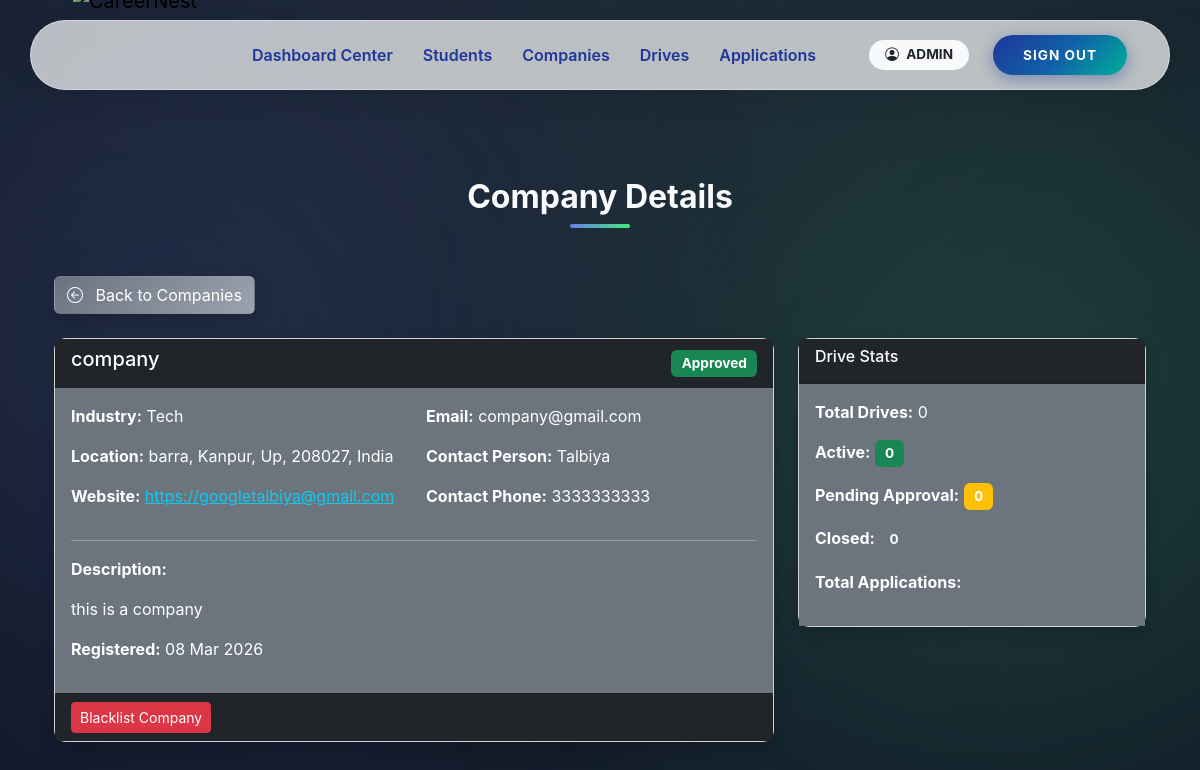
/admin/companies/3 (signed in), run on the app's committed database.
### app/models.py (models this page shows, shortened)
class User(UserMixin, db.Model):
    __tablename__ = "users"
    user_id = db.Column(db.Integer, primary_key=True)
    email = db.Column(db.String(120), unique=True, nullable=False)
    password_hash = db.Column(db.String(255), nullable=False)
    role = db.Column(db.String(20), nullable=False)
    is_active = db.Column(db.Boolean, default=True)
    is_approved = db.Column(db.Boolean, default=False)
    is_blacklisted = db.Column(db.Boolean, default=False)
    created_at = db.Column(db.DateTime, default=datetime.utcnow)
    student = db.relationship(
        "Student",
        back_populates="user",
        uselist=False,
        cascade="all, delete-orphan"
    )
    company = db.relationship(
        "Company",
        back_populates="user",
        uselist=False,
        cascade="all, delete-orphan"
    )
    admin = db.relationship(
        "Admin",
        back_populates="user",
        uselist=False,
        cascade="all, delete-orphan"
    )

class Company(db.Model):
    __tablename__ = "companies"
    user_id = db.Column(
        db.Integer,
        db.ForeignKey("users.user_id", ondelete="CASCADE"),
        primary_key=True
    )
    company_name = db.Column(db.String(150), nullable=False)
    industry = db.Column(db.String(100))
    location = db.Column(db.String(200))
    website = db.Column(db.String(200))
    contact_person = db.Column(db.String(100))
    contact_phone = db.Column(db.String(20))
    description = db.Column(db.Text)
    user = db.relationship("User", back_populates="company")
    drives = db.relationship(
        "PlacementDrive",
        back_populates="company",
        cascade="all, delete-orphan"
    )

### app/admin/routes.py (the view)
@admin_bp.route('/companies/<int:user_id>')
@login_required
@role_required('admin')
def company_detail(user_id):
    company = Company.query.get_or_404(user_id)
    user = User.query.get_or_404(user_id)
    return render_template(
        'admin/company_detail.html',
        company=company,
        user=user
    )

### app/utils.py (called while the page is built)
def role_required(required_role):
    def decorator(f):
        @wraps(f)
        def decorated_function(*args, **kwargs):
            if not current_user.is_authenticated:
                abort(401)
            if current_user.role != required_role:
                abort(403)
            if required_role in ["student", "company"] and not current_user.is_approved:
                abort(403)
            if current_user.is_blacklisted:
                abort(403)
            return f(*args, **kwargs)
        return decorated_function
    return decorator

### app/templates/admin/company_detail.html (shortened to what this page needs)
{% extends 'base.html' %}
{% block content %}
<div class="dashboard-bg">
  <div class="container position-relative">
    <h2 class="section-heading text-center mb-5">Company Details</h2>
    <a href="{{ url_for('admin.companies') }}" class="btn btn-gradient-secondary mb-4 shadow hover-glow text-white">
      <i class="bi bi-arrow-left-circle me-2"></i> Back to Companies
    </a>
    <div class="row">
      <div class="col-md-8">
        <div class="card mb-3 shadow">
          <div class="card-header d-flex justify-content-between align-items-center bg-dark text-white">
            <h5>{{ company.company_name }}</h5>
            <div>
              {% if user.is_blacklisted %}
                <span class="badge bg-danger">Blacklisted</span>
              {% elif not user.is_approved %}
                <span class="badge bg-warning">Pending Approval</span>
              {% else %}
                <span class="badge bg-success">Approved</span>
              {% endif %}
            </div>
          </div>
          <div class="card-body bg-secondary text-white">
            <div class="row">
              <div class="col-md-6">
                <p><strong>Industry:</strong> {{ company.industry or 'N/A' }}</p>
                <p><strong>Location:</strong> {{ company.location or 'N/A' }}</p>
                <p><strong>Website:</strong>
                  {% if company.website %}
                    <a href="{{ company.website }}" target="_blank" class="text-info">{{ company.website }}</a>
                  {% else %}
                    N/A
                  {% endif %}
                </p>
              </div>
              <div class="col-md-6">
                <p><strong>Email:</strong> {{ user.email }}</p>
                <p><strong>Contact Person:</strong> {{ company.contact_person or 'N/A' }}</p>
                <p><strong>Contact Phone:</strong> {{ company.contact_phone or 'N/A' }}</p>
              </div>
            </div>
            <hr class="bg-light">
            <p><strong>Description:</strong></p>
            <p>{{ company.description or 'No description provided.' }}</p>
            <p><strong>Registered:</strong> {{ user.created_at.strftime('%d %b %Y') if user.created_at else 'N/A' }}</p>
          </div>
          <div class="card-footer bg-dark">
            {% if not user.is_approved %}
            <form action="{{ url_for('admin.approve_company', user_id=user.user_id) }}" method="POST" style="display:inline;">
              <button type="submit" class="btn btn-success btn-sm hover-glow">Approve Company</button>
            </form>
            <form action="{{ url_for('admin.reject_company', user_id=user.user_id) }}" method="POST" style="display:inline;">
              <button type="submit" class="btn btn-danger btn-sm hover-glow" onclick="return confirm('Reject and delete this company?')">Reject</button>
            </form>
            {% else %}
            <form action="{{ url_for('admin.blacklist_company', user_id=user.user_id) }}" method="POST" style="display:inline;">
              {% if user.is_blacklisted %}
              <button type="submit" class="btn btn-success btn-sm hover-glow" onclick="return confirm('Remove from blacklist?')">Remove from Blacklist</button>
              {% else %}
              <button type="submit" class="btn btn-danger btn-sm hover-glow" onclick="return confirm('Blacklist this company?')">Blacklist Company</button>
              {% endif %}
            </form>
            {% endif %}
          </div>
        </div>
      </div>
      <div class="col-md-4">
        <div class="card shadow">
          <div class="card-header bg-dark text-white">
            <h6>Drive Stats</h6>
          </div>
          <div class="card-body bg-secondary text-white">
            <p><strong>Total Drives:</strong> {{ drives|length }}</p>
            <p><strong>Active:</strong> <span class="badge bg-success">{{ drives|selectattr('is_active')|selectattr('is_approved')|list|length }}</span></p>
            <p><strong>Pending Approval:</strong> <span class="badge bg-warning">{{ drives|rejectattr('is_approved')|list|length }}</span></p>
            <p><strong>Closed:</strong> <span class="badge bg-secondary">{{ drives|rejectattr('is_active')|list|length }}</span></p>
            <p><strong>Total Applications:</strong> {{ total_applications }}</p>
          </div>
        </div>
      </div>
    </div>
  </div>
</div>
{% endblock %}

### app/templates/base.html (shortened to what this page needs)
<!DOCTYPE html>
<html lang="en">
<head>
    <link href="https://cdn.jsdelivr.net/npm/bootstrap@5.3.2/dist/css/bootstrap.min.css" rel="stylesheet">
    <link rel="stylesheet" href="https://cdn.jsdelivr.net/npm/bootstrap-icons@1.10.5/font/bootstrap-icons.css">
</head>
<body>
    <div class="toast-container position-fixed top-0 end-0 p-3">
    </div>
    <header class="navbar-container">
        <nav class="navbar navbar-expand-lg navbar-island">
            <div class="container-fluid">
                <a class="navbar-brand " href="/">
                    <img src="{{ url_for('static', filename='img/CareerLogo.png') }}" alt="CareerNest">
                </a>
                <div class="collapse navbar-collapse" id="navMain">
                    <ul class="navbar-nav me-auto mb-2 mb-lg-0 ms-lg-4">
                        {% if current_user.is_authenticated %}
                        {% if current_user.role == 'admin' %}
                        <li class="nav-item"><a class="nav-link" href="{{ url_for('admin.dashboard') }}">Dashboard
                                Center</a></li>
                        <li class="nav-item"><a class="nav-link" href="{{ url_for('admin.students') }}">Students</a>
                        </li>
                        <li class="nav-item"><a class="nav-link" href="{{ url_for('admin.companies') }}">Companies</a>
                        </li>
                        <li class="nav-item"><a class="nav-link" href="{{ url_for('admin.drives') }}">Drives</a>
                        </li>
                        <li class="nav-item"><a class="nav-link"
                                href="{{ url_for('admin.applications') }}">Applications</a>
                        </li>
                        {% endif %}
                        {% else %}
                        <li class="nav-item"><a class="nav-link" href="/">Home</a></li>
                        {% endif %}
                    </ul>
                    <div class="d-flex flex-column flex-lg-row align-items-center">
                        {% if not current_user.is_authenticated %}
                        <a href="{{ url_for('auth.student_register') }}" class="btn btn-creative btn-student">Student
                            Join</a>
                        <a href="{{ url_for('auth.company_register') }}" class="btn btn-creative btn-student">Company
                            Join</a>
                        <a href="{{ url_for('auth.login') }}" class="btn btn-creative btn-login">Login</a>
                        {% else %}
                        <span class="badge rounded-pill bg-light text-dark px-3 py-2 me-3 d-none d-lg-block">
                            <i class="bi bi-person-circle me-1"></i> {{ current_user.role|upper }}
                        </span>
                        <a href="{{ url_for('auth.logout') }}" class="btn btn-creative btn-login">Sign Out</a>
                        {% endif %}
                    </div>
                </div>
            </div>
        </nav>
    </header>
    <main class="container page-content">
        {% block content %}{% endblock %}
    </main>
</body>
</html>

### app/templates/admin/company_detail.html (style rules this page uses)
.dashboard-bg { position: relative; z-index: 1; padding: 3rem 0; }
html, body { height: 100%; margin: 0; font-family: 'Inter', sans-serif; overflow-x: hidden; }
body { background: radial-gradient(circle at top, #1f2937 0%, #111827 100%); color: #f9fafb; }
body::before, body::after { content: ''; position: fixed; border-radius: 50%; filter: blur(150px); opacity: 0.15; z-index: 0; }
body::before { width: 600px; height: 600px; background: #667eea; top: 5%; left: -10%; }
body::after { width: 700px; height: 700px; background: #43e97b; bottom: 5%; right: -15%; }
.section-heading { font-weight: 700; font-size: 2rem; color: #f9fafb; position: relative; margin-bottom: 2rem; text-align:center; }
.section-heading::after { content: ''; display: block; width: 60px; height: 4px; background: linear-gradient(90deg, #667eea, #43e97b); border-radius: 2px; margin: 0.5rem auto 0 auto; }
.card { border-radius: 0.75rem; }
.btn-gradient-secondary { background: linear-gradient(135deg, #6b7280, #9ca3af); color: #fff; }
.badge { font-size: 0.85rem; padding: 0.5em 0.75em; }

### data on the page
User: role "ADMIN"
Company: company_name "company", industry "Tech", location "barra, Kanpur, Up, 208027, India", website "https://googletalbiya@gmail.com", contact_person "Talbiya", contact_phone "3333333333", description "this is a company"
User: email "company@gmail.com", created_at "08 Mar 2026"

### other printed values
{{ drives|length }} "0"
{{ drives|selectattr('is_active')|selectattr('is_approved')|list|length }} "0"
{{ drives|rejectattr('is_approved')|list|length }} "0"
{{ drives|rejectattr('is_active')|list|length }} "0"
